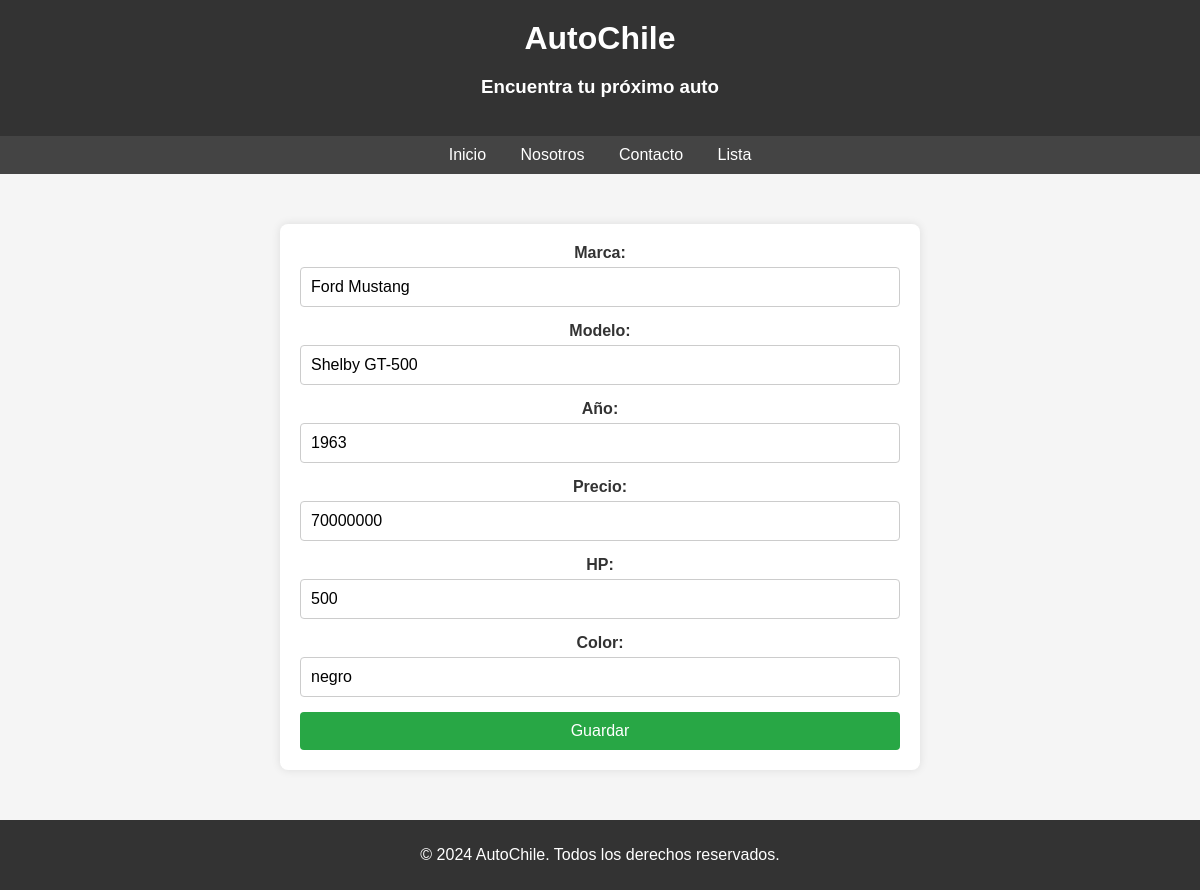
/modificar/21/, run on the app's committed database.
### core/models.py (models this page shows, shortened)
class Vehiculo(models.Model):
	marca = models.CharField(max_length=100)
	modelo = models.CharField(max_length=100)
	anio = models.IntegerField()
	precio = models.IntegerField()
	hp = models.IntegerField()
	color = models.CharField(max_length=50)

### core/views.py (the view)
# urls.py: path('modificar/<str:pk>/', modificar, name="modificar"),
def modificar(request, pk):
    vehiculo = Vehiculo.objects.get(id=pk)
    if request.method == 'POST':
        vehiculo.marca = request.POST.get("marca")
        vehiculo.modelo = request.POST.get("modelo")
        vehiculo.anio = request.POST.get("anio")
        vehiculo.precio = request.POST.get("precio")
        vehiculo.hp = request.POST.get("hp")
        vehiculo.color = request.POST.get("color")
        vehiculo.save()
        return redirect('lista')
    else:
        context = {
            'vehiculo': vehiculo
        }
        return render(request, 'core/modificar.html', context)

### core/templates/core/modificar.html (shortened to what this page needs)
{% load static %}
<!DOCTYPE html>
<html lang="es">
<head>
    <link rel="stylesheet" href="{% static 'css/style.css' %}">
    <link rel="stylesheet" href="{% static 'css/form.css' %}">
</head>
<body>
    <header>
        <h1>AutoChile</h1>
        <h3>Encuentra tu próximo auto</h3>
    </header>
    <nav>
        <a href="{% url 'inicio' %}">Inicio</a>
        <a href="#about">Nosotros</a>
        <a href="#contact">Contacto</a>
        <a href="{% url 'lista' %}">Lista</a>
    </nav>
    <div class="container">
        <form method="POST" action="{% url 'modificar' vehiculo.id %}">
            <label for="marca">Marca:</label>
            <input type="text" id="marca" name="marca" maxlength="100" value="{{ vehiculo.marca }}" required>
            <label for="modelo">Modelo:</label>
            <input type="text" id="modelo" name="modelo" maxlength="100" value="{{ vehiculo.modelo }}" required>
            <label for="anio">Año:</label>
            <input type="number" id="anio" name="anio" value="{{ vehiculo.anio }}" required>
            <label for="precio">Precio:</label>
            <input type="number" id="precio" name="precio" value="{{ vehiculo.precio }}" required>
            <label for="hp">HP:</label>
            <input type="number" id="hp" name="hp" value="{{ vehiculo.hp }}" required>
            <label for="color">Color:</label>
            <input type="text" id="color" name="color" maxlength="50" value="{{ vehiculo.color }}" required>
            <button type="submit">Guardar</button>
        </form>
    </div>
    <footer>
        <p>&copy; 2024 AutoChile. Todos los derechos reservados.</p>
    </footer>
</body>
</html>

### core/static/css/style.css (style rules this page uses)
body { font-family: Arial, sans-serif; margin: 0; padding: 0; background-color: #f5f5f5; }
header { background-color: #333; color: #fff; padding: 20px; text-align: center; }
header h1 { margin: 0; }
nav { background-color: #444; padding: 10px; text-align: center; }
nav a { color: #fff; margin: 0 15px; text-decoration: none; }
.container { padding: 20px; text-align: center; }
footer { background-color: #333; color: #fff; padding: 10px; text-align: center; }

### core/static/css/form.css (style rules this page uses)
.container { max-width: 600px; margin: 50px auto; padding: 20px; background-color: #fff; box-shadow: 0 0 10px rgba(0, 0, 0, 0.1); border-radius: 8px; }
form { display: flex; flex-direction: column; }
label { margin-bottom: 5px; color: #333; font-weight: bold; }
input[type="text"], input[type="number"] { padding: 10px; margin-bottom: 15px; border: 1px solid #ccc; border-radius: 4px; font-size: 16px; }
button { padding: 10px; background-color: #28a745; color: #fff; border: none; border-radius: 4px; cursor: pointer; font-size: 16px; transition: background-color 0.3s; }

### data on the page
Vehiculo: marca "Ford Mustang", modelo "Shelby GT-500", anio "1963", precio "70000000", hp "500", color "negro"
